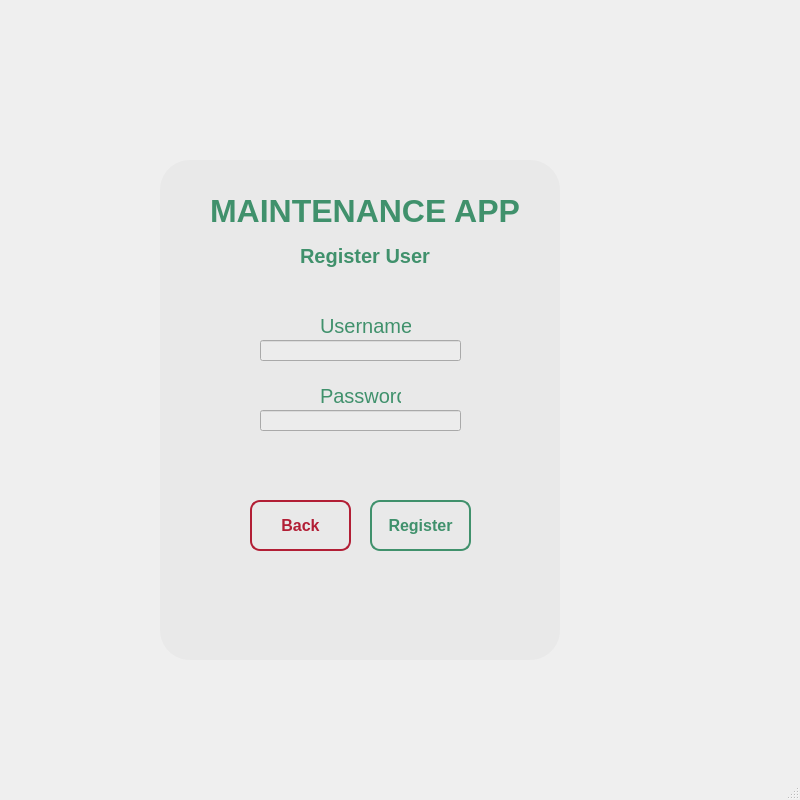
<?xml version="1.0" encoding="UTF-8"?>
<ui version="4.0">
 <class>MainWindow</class>
 <widget class="QMainWindow" name="MainWindow">
  <property name="geometry">
   <rect>
    <x>0</x>
    <y>0</y>
    <width>800</width>
    <height>800</height>
   </rect>
  </property>
  <property name="minimumSize">
   <size>
    <width>800</width>
    <height>800</height>
   </size>
  </property>
  <property name="maximumSize">
   <size>
    <width>800</width>
    <height>800</height>
   </size>
  </property>
  <property name="windowTitle">
   <string>MainWindow</string>
  </property>
  <property name="styleSheet">
   <string notr="true"/>
  </property>
  <widget class="QWidget" name="centralwidget">
   <widget class="QFrame" name="frame">
    <property name="geometry">
     <rect>
      <x>160</x>
      <y>160</y>
      <width>400</width>
      <height>500</height>
     </rect>
    </property>
    <property name="styleSheet">
     <string notr="true">QFrame{
	
	background-color: rgb(233, 233, 233);
	border-radius:30px;

	
}</string>
    </property>
    <property name="frameShape">
     <enum>QFrame::Shape::NoFrame</enum>
    </property>
    <property name="frameShadow">
     <enum>QFrame::Shadow::Plain</enum>
    </property>
    <widget class="QLabel" name="label">
     <property name="geometry">
      <rect>
       <x>50</x>
       <y>20</y>
       <width>311</width>
       <height>61</height>
      </rect>
     </property>
     <property name="font">
      <font>
       <family>Segoe UI</family>
       <pointsize>24</pointsize>
       <bold>true</bold>
      </font>
     </property>
     <property name="styleSheet">
      <string notr="true">color: #40916c;
</string>
     </property>
     <property name="text">
      <string>MAINTENANCE APP</string>
     </property>
    </widget>
    <widget class="QLabel" name="label_2">
     <property name="geometry">
      <rect>
       <x>160</x>
       <y>150</y>
       <width>91</width>
       <height>31</height>
      </rect>
     </property>
     <property name="font">
      <font>
       <pointsize>15</pointsize>
      </font>
     </property>
     <property name="styleSheet">
      <string notr="true">color: #40916c;</string>
     </property>
     <property name="text">
      <string>Username </string>
     </property>
    </widget>
    <widget class="QLabel" name="label_3">
     <property name="geometry">
      <rect>
       <x>160</x>
       <y>220</y>
       <width>81</width>
       <height>31</height>
      </rect>
     </property>
     <property name="font">
      <font>
       <pointsize>15</pointsize>
      </font>
     </property>
     <property name="styleSheet">
      <string notr="true">color: #40916c;</string>
     </property>
     <property name="text">
      <string>Password </string>
     </property>
    </widget>
    <widget class="QLineEdit" name="usernameLine">
     <property name="geometry">
      <rect>
       <x>100</x>
       <y>180</y>
       <width>201</width>
       <height>21</height>
      </rect>
     </property>
     <property name="font">
      <font>
       <pointsize>13</pointsize>
      </font>
     </property>
     <property name="styleSheet">
      <string notr="true">background-color: rgb(236, 236, 236);</string>
     </property>
    </widget>
    <widget class="QLineEdit" name="passwordLine">
     <property name="geometry">
      <rect>
       <x>100</x>
       <y>250</y>
       <width>201</width>
       <height>21</height>
      </rect>
     </property>
     <property name="styleSheet">
      <string notr="true">background-color: rgb(236, 236, 236);</string>
     </property>
    </widget>
    <widget class="QPushButton" name="registerButton">
     <property name="geometry">
      <rect>
       <x>210</x>
       <y>340</y>
       <width>101</width>
       <height>51</height>
      </rect>
     </property>
     <property name="font">
      <font>
       <pointsize>12</pointsize>
       <bold>true</bold>
      </font>
     </property>
     <property name="styleSheet">
      <string notr="true">QPushButton{
	color: #40916c;
   border : 2px solid #40916c;
   border-radius :10px;
}
QPushButton:hover{
	color: #40916c;
   border : 2px solid #40916c;
   border-radius :10px;
   background-color : #b7e4c7;
}
QPushButton:pressed{
   	color: #40916c;
   border : 2px solid #40916c;
   border-radius :10px;
   background-color : #2d6a4f;
}

</string>
     </property>
     <property name="text">
      <string>Register</string>
     </property>
    </widget>
    <widget class="QPushButton" name="backButton">
     <property name="geometry">
      <rect>
       <x>90</x>
       <y>340</y>
       <width>101</width>
       <height>51</height>
      </rect>
     </property>
     <property name="font">
      <font>
       <pointsize>12</pointsize>
       <bold>true</bold>
      </font>
     </property>
     <property name="styleSheet">
      <string notr="true">QPushButton{
   color: #b21e35;
   border : 2px solid #b21e35;
   border-radius :10px;
}
QPushButton:hover{
   color: #b21e35;
   border : 2px solid #b21e35;
   border-radius :10px;
   background-color : #ff4d6d;
}
QPushButton:pressed{
   color: #b21e35;
   border : 2px solid #b21e35;
   border-radius :10px;
   background-color :#800f2f ;
}
</string>
     </property>
     <property name="text">
      <string>Back</string>
     </property>
    </widget>
    <widget class="QLabel" name="label_4">
     <property name="geometry">
      <rect>
       <x>140</x>
       <y>70</y>
       <width>141</width>
       <height>51</height>
      </rect>
     </property>
     <property name="font">
      <font>
       <family>Segoe UI</family>
       <pointsize>15</pointsize>
       <bold>true</bold>
      </font>
     </property>
     <property name="styleSheet">
      <string notr="true">color: #40916c;
</string>
     </property>
     <property name="text">
      <string>Register User</string>
     </property>
    </widget>
   </widget>
  </widget>
  <widget class="QMenuBar" name="menubar">
   <property name="geometry">
    <rect>
     <x>0</x>
     <y>0</y>
     <width>800</width>
     <height>33</height>
    </rect>
   </property>
  </widget>
  <widget class="QStatusBar" name="statusbar"/>
 </widget>
 <resources/>
 <connections/>
</ui>
